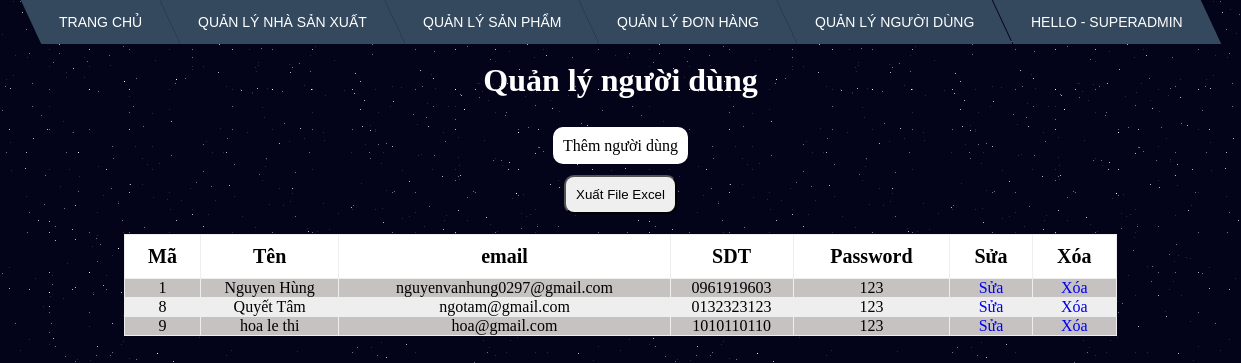
Screenshot of /admin/customers/index.php (signed in) with the database file from the repository.
### tables this page shows
CREATE TABLE `customers` (
  `id` int(11) NOT NULL,
  `name` varchar(50) NOT NULL,
  `email` varchar(50) NOT NULL,
  `password` varchar(200) NOT NULL,
  `phone_number` varchar(15) NOT NULL,
  `address` varchar(200) NOT NULL,
  `token` varchar(50) DEFAULT NULL
);

### admin/customers/index.php (the view, shortened to what this page needs)
<!DOCTYPE html>
<html lang="en">
<head>
    <link rel="stylesheet" href="../css/menu.css">
    <link rel="stylesheet" href="../css/table.css">
    <link rel="stylesheet" href="../css/bg-galaxy.css">
</head>
<body>
    <?php include '../menu.php' ?>
    <br>
    <h1>Quản lý người dùng</h1>
    <br>
    <div class="btn"><a href="form_insert.php">Thêm người dùng </a> <br>
        <button class="btn-success" style="padding:10px; border-radius:10px; margin-top:20px">
            Xuất File Excel
        </button>
    </div>
    <?php
    include '../connect.php';
    $sql = 'select * from customers';
    $result = mysqli_query($connect, $sql)
    ?>
    <table border="1" width="100%" id="table2excel">
        <tr>
            <th>Mã</th>
            <th>Tên</th>
            <th>email</th>
            <th>SDT</th>
            <th>Password</th>
            <th>Sửa</th>
            <th>Xóa</th>
        </tr>
        <?php foreach ($result as $each) : ?>
            <tr>
                <td> <?php echo $each['id'] ?></td>
                <td> <?php echo $each['name'] ?></td>
                <td> <?php echo $each['email'] ?></td>
                <td> <?php echo $each['phone_number'] ?></td>
                <td> <?php echo $each['password'] ?></td>
                <td>
                    <a href="form_update.php?id=<?php echo $each['id'] ?> ">
                        Sửa
                    </a>
                </td>
                <td>
                    <a href="delete.php?id=<?php echo $each['id'] ?>">
                        Xóa
                    </a>
                </td>
            </tr>
        <?php endforeach ?>
    </table>
</body>
</html>

### admin/css/menu.css (style rules this page uses)
h1 { color: #fff; }

### admin/css/table.css (style rules this page uses)
* { margin: 0; padding: 0; box-sizing: border-box; }
table { margin: auto; width: 80%; border:none; border-collapse: collapse; }
h1 { text-align: center; }
tr { text-align: center; }
tr:nth-child(odd) { background-color: #EEEEEE; }
tr:nth-child(even) { background-color: #c7c2c2; }
tr:first-child { background-color: #ffffff; }
tr:first-child th { padding: 10px; font-size: 20px; }
.btn { text-align: center; border-radius: 50%; margin: 20px; }
.btn a { width: 30px; padding: 10px; background: rgb(255, 255, 255); border-radius: 10px; color: #000000; }
a { text-decoration: none; }

### admin/css/bg-galaxy.css (style rules this page uses)
body { background-color: #03031A; }

### rows the page displays
customers: id "1", name "Nguyen Hùng", email "nguyenvanhung0297@gmail.com", phone_number "0961919603", password "123"
customers: id "8", name "Quyết Tâm", email "ngotam@gmail.com", phone_number "0132323123", password "123"
customers: id "9", name "hoa le thi", email "hoa@gmail.com", phone_number "1010110110", password "123"

### other values shown
$_SESSION['name'] "SUPERADMIN"
